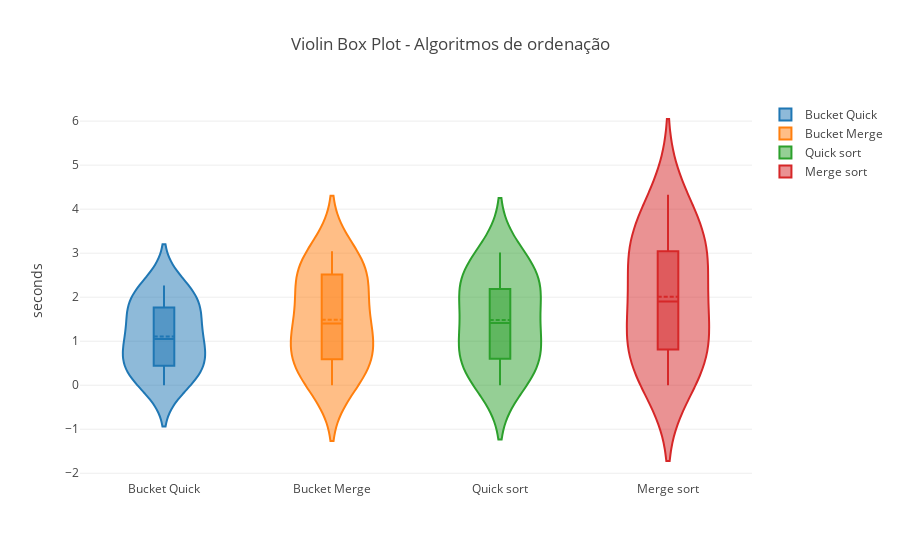

The notebook cell saved with this chart:
### Code cell
algorithms_times = [
    ['Bucket Quick', list(zip(*times))[0]],
    ['Bucket Merge', list(zip(*times))[1]],
    ['Quick sort', list(zip(*times))[2]],
    ['Merge sort', list(zip(*times))[3]]
]

data = []
for algorithm_times in algorithms_times:
    trace = {
        "type": 'violin',
        "x": algorithm_times[0],
        "y": algorithm_times[1],
        "name": algorithm_times[0],
        "box": {
            "visible": True
        },
        "meanline": {
            "visible": True
        }
    }
    
    data.append(trace)
        
fig = {
    "data": data,
    "layout" : {
        "title": "Violin Box Plot - Algoritmos de ordenação",
        "yaxis": {
            "title": 'seconds',
            "zeroline": False,
        }
    }
}

iplot(fig, filename='violin/multiple', validate = False)

### Figure 1 — Plotly figure (JSON) as saved in the notebook; plotly's stock layout.template omitted (floating-point values rounded to 4 significant figures)
{"data": [{"box": {"visible": true}, "meanline": {"visible": true}, "name": "Bucket Quick", "type": "violin", "x": "Bucket Quick", "y": [4.578e-05, 0.1848, 0.2927, 0.4427, 0.6189, 0.8066, 0.9515, 1.145, 1.309, 1.764, 1.682, 1.918, 2.093, 2.267]}, {"box": {"visible": true}, "meanline": {"visible": true}, "name": "Bucket Merge", "type": "violin", "x": "Bucket Merge", "y": [4.005e-05, 0.1745, 0.5015, 0.5921, 0.8186, 1.047, 1.288, 1.514, 1.765, 2.516, 2.266, 2.549, 2.786, 3.041]}, {"box": {"visible": true}, "meanline": {"visible": true}, "name": "Quick sort", "type": "violin", "x": "Quick sort", "y": [3.338e-06, 0.1668, 0.4942, 0.6, 0.7935, 1.116, 1.285, 1.538, 2.179, 2.083, 2.186, 2.513, 2.756, 3.016]}, {"box": {"visible": true}, "meanline": {"visible": true}, "name": "Merge sort", "type": "violin", "x": "Merge sort", "y": [2.861e-06, 0.2395, 0.5327, 0.8101, 1.117, 1.436, 1.736, 2.067, 2.975, 2.731, 3.043, 3.38, 3.717, 4.327]}], "layout": {"title": "Violin Box Plot - Algoritmos de ordenação", "yaxis": {"title": "seconds", "zeroline": false}}}
